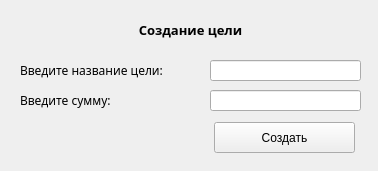
<?xml version="1.0" encoding="UTF-8"?>
<ui version="4.0">
 <class>Form</class>
 <widget class="QWidget" name="Form">
  <property name="geometry">
   <rect>
    <x>0</x>
    <y>0</y>
    <width>378</width>
    <height>171</height>
   </rect>
  </property>
  <property name="windowTitle">
   <string>Form</string>
  </property>
  <widget class="QLabel" name="label">
   <property name="geometry">
    <rect>
     <x>20</x>
     <y>20</y>
     <width>341</width>
     <height>20</height>
    </rect>
   </property>
   <property name="font">
    <font>
     <family>Segoe Print</family>
     <pointsize>10</pointsize>
     <weight>75</weight>
     <bold>true</bold>
    </font>
   </property>
   <property name="text">
    <string>Создание цели</string>
   </property>
   <property name="alignment">
    <set>Qt::AlignCenter</set>
   </property>
  </widget>
  <widget class="QLabel" name="name_label">
   <property name="geometry">
    <rect>
     <x>20</x>
     <y>60</y>
     <width>181</width>
     <height>21</height>
    </rect>
   </property>
   <property name="font">
    <font>
     <family>Segoe Print</family>
    </font>
   </property>
   <property name="text">
    <string>Введите название цели:</string>
   </property>
  </widget>
  <widget class="QLabel" name="sum_label">
   <property name="geometry">
    <rect>
     <x>20</x>
     <y>90</y>
     <width>181</width>
     <height>20</height>
    </rect>
   </property>
   <property name="font">
    <font>
     <family>Segoe Print</family>
    </font>
   </property>
   <property name="text">
    <string>Введите сумму:</string>
   </property>
  </widget>
  <widget class="QLineEdit" name="sum_edit">
   <property name="geometry">
    <rect>
     <x>210</x>
     <y>90</y>
     <width>151</width>
     <height>21</height>
    </rect>
   </property>
  </widget>
  <widget class="QLineEdit" name="name_edit">
   <property name="geometry">
    <rect>
     <x>210</x>
     <y>60</y>
     <width>151</width>
     <height>21</height>
    </rect>
   </property>
  </widget>
  <widget class="QPushButton" name="create_button">
   <property name="geometry">
    <rect>
     <x>214</x>
     <y>122</y>
     <width>141</width>
     <height>31</height>
    </rect>
   </property>
   <property name="text">
    <string>Создать</string>
   </property>
  </widget>
  <widget class="QLabel" name="error_label">
   <property name="geometry">
    <rect>
     <x>20</x>
     <y>120</y>
     <width>181</width>
     <height>31</height>
    </rect>
   </property>
   <property name="text">
    <string/>
   </property>
  </widget>
 </widget>
 <resources/>
 <connections/>
</ui>
